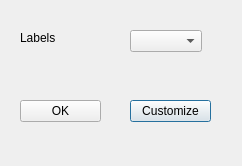
<?xml version="1.0" encoding="UTF-8"?>
<ui version="4.0">
 <class>LabelInfo</class>
 <widget class="QDialog" name="LabelInfo">
  <property name="geometry">
   <rect>
    <x>0</x>
    <y>0</y>
    <width>242</width>
    <height>166</height>
   </rect>
  </property>
  <property name="windowTitle">
   <string>Dialog</string>
  </property>
  <widget class="QComboBox" name="comboBox">
   <property name="geometry">
    <rect>
     <x>130</x>
     <y>30</y>
     <width>72</width>
     <height>22</height>
    </rect>
   </property>
  </widget>
  <widget class="QPushButton" name="pushButton_2">
   <property name="geometry">
    <rect>
     <x>130</x>
     <y>100</y>
     <width>81</width>
     <height>22</height>
    </rect>
   </property>
   <property name="text">
    <string>Customize</string>
   </property>
  </widget>
  <widget class="QLabel" name="label">
   <property name="geometry">
    <rect>
     <x>20</x>
     <y>30</y>
     <width>41</width>
     <height>16</height>
    </rect>
   </property>
   <property name="text">
    <string>Labels</string>
   </property>
  </widget>
  <widget class="QPushButton" name="pushButton">
   <property name="geometry">
    <rect>
     <x>20</x>
     <y>100</y>
     <width>81</width>
     <height>22</height>
    </rect>
   </property>
   <property name="text">
    <string>OK</string>
   </property>
  </widget>
 </widget>
 <resources/>
 <connections/>
</ui>
